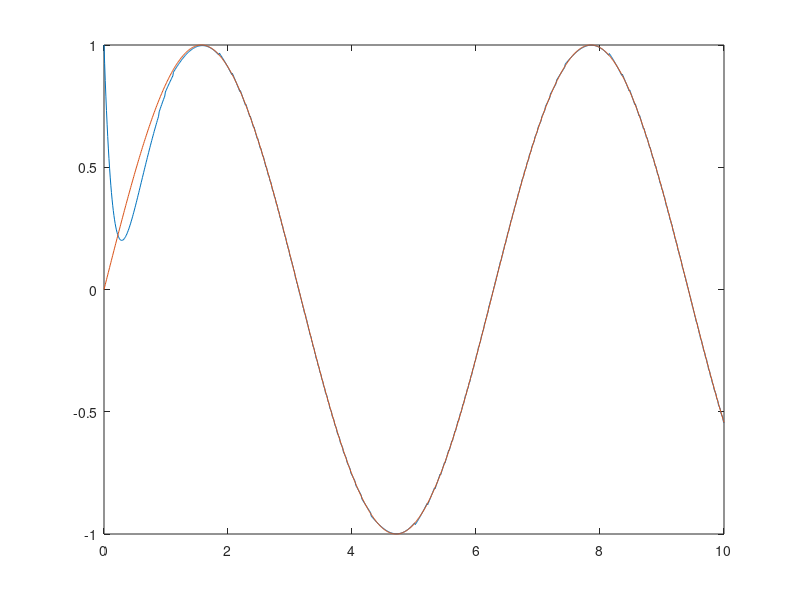
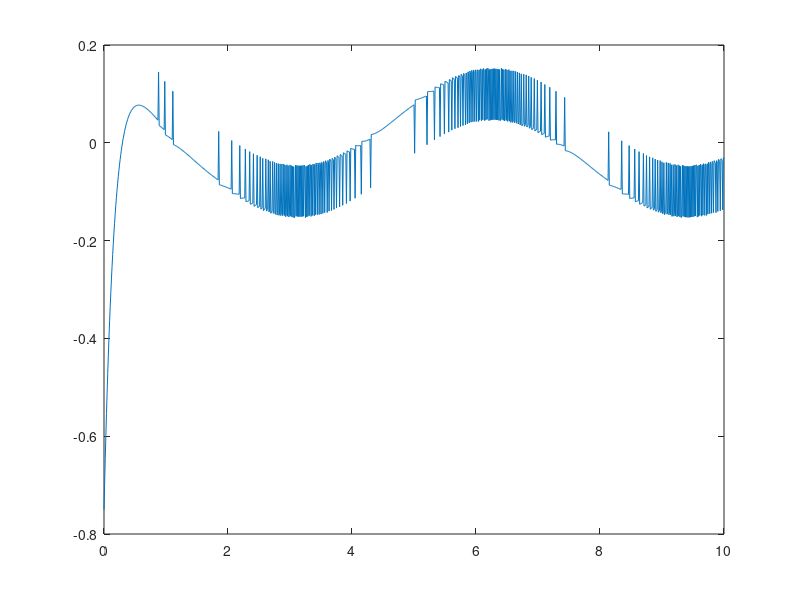
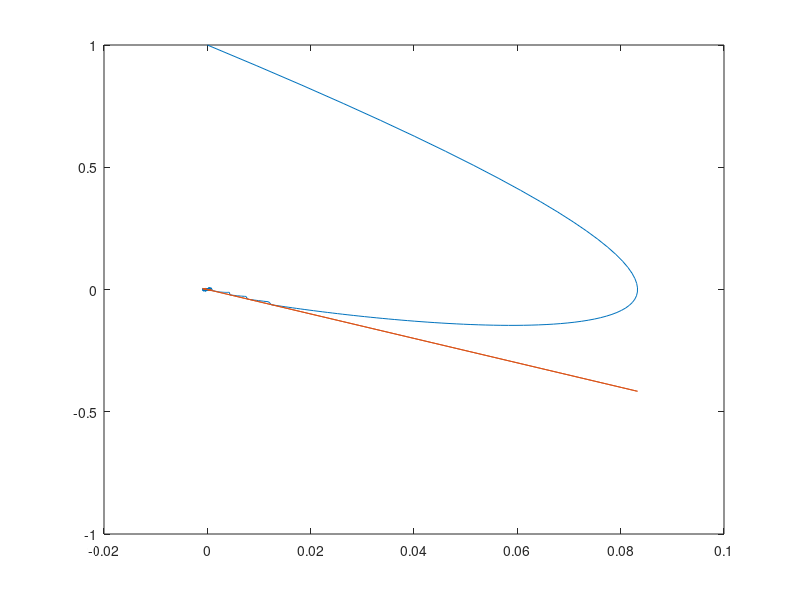

The MATLAB script that drew these images, in order:
 
clear all;
close all;
clc;
 
t=10;
ts=0.01;%ts代表时间间隔
%控制器参数
c=5;
k1=3;%%%参数符号和循环结构里循环符号要区分开来。
D=0.5;
%控制对象初始状态
x(1)=1;
dx(1)=0;
 
%系统参数
b=10;
 
for k=1:1:t/ts+1
  if k==1
    K=(k-1);
    times(k)=K*ts;%序号k代表K*ts时刻
  
    xd(k)=sin(K*ts);
    dxd(k)=cos(K*ts);
    e(k)=x(k)-xd(k);
    ef(k)=0;
    else 
    K=(k-1);
    times(k)=K*ts;%序号k代表K*ts时刻
    
    
    xd(k)=sin(K*ts);
    dxd(k)=cos(K*ts);
    
    e(k)=x(k)-xd(k);
    ef(k)=ef(k-1)+(e(k)+e(k-1))*ts/2;
    end
    
    s(k)=e(k)+c*ef(k);
    ut(k)=1/b*(-c*e(k)+dxd(k)-k1*s(k)-D*sign(s(k)));
    dt(k)=0.5*sin(K*ts);%状态干扰
    dx(k)=(b*ut(k)+dt(k));
    x(k+1)=x(k)+dx(k)*ts;
end
x(:,end)=[];
figure(1)
plot(times,x,times,xd);
figure(2)
plot(times,ut);
figure(3)
 
plot(ef,e,ef,-c*ef);
 